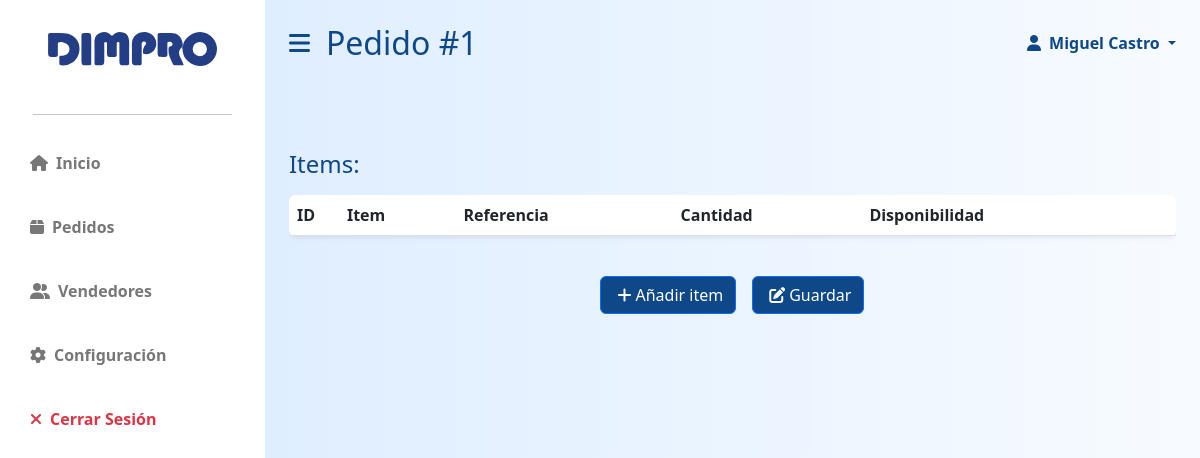
The app's page /app/staff/view/order/edit/1 (signed in) with its own data.
### dimpro/models.py (models this page shows, shortened)
class Order(models.Model):
    user_email = models.ForeignKey(User, on_delete=models.PROTECT, related_name='orders')
    status = models.CharField(max_length=16,choices= [
        ('preparado', 'Preparado'),
        ('pendiente', 'Pendiente')
    ])
    client_id = models.ForeignKey(Client, on_delete=models.PROTECT, related_name='orders')
    date = models.DateTimeField(auto_now_add=True)

class User(AbstractBaseUser, PermissionsMixin):
    id = models.AutoField(primary_key=True)
    email = models.EmailField(blank=True, default='', unique=True)
    name = models.CharField(max_length=255, blank=True, default='')
    last_name = models.CharField(max_length=255, blank=True, default='')
    phoneregex = RegexValidator(regex=r"^\+?58?\d{11,15}$")
    phonenumber = models.CharField(
        validators=[phoneregex], max_length=17, blank=True, null=False
    )
    is_active = models.BooleanField(default=True)
    is_superuser = models.BooleanField(default=False)
    is_staff = models.BooleanField(default=False)
    is_operator = models.BooleanField(default=False)
    date_joined = models.DateTimeField(default=timezone.now)
    last_login = models.DateTimeField(blank=True, null=True)
    objects = CustomUserManager()
    USERNAME_FIELD = 'email'
    EMAIL_FIELD = 'email'
    REQUIRED_FIELDS = []
    class Meta:
        verbose_name = 'User'
        verbose_name_plural = 'Users'

### dimpro/views.py (the view)
# urls.py: path("staff/view/order/edit/<int:id>", views.edit_order, name='edit_order'),
@only_for('staff')
def edit_order(request, id):
    if request.method == 'POST':
            data = json.loads(request.body)
            for row in data:
                quantity = int(row['quantity'])
                try:
                    product = Product.objects.get(item=row['item'])
                    object = Order_Product.objects.get(order_id=id, product_id=product.id)
                    if quantity == 0:
                        object.delete()
                    else:
                        object.quantity = int(quantity)
                        object.save()
                except Order_Product.DoesNotExist:
                    if quantity == 0:
                        continue
                    else:
                        order = Order.objects.get(id=id)
                        product = Product.objects.get(item=row['item'])
                        Order_Product.objects.create(order_id=order, product_id=product, quantity=quantity)
            messages.success(request, 'Pedido actualizado exitosamente.')
            return HttpResponseRedirect(reverse('dimpro:control'))
    else:
        order = Order.objects.get(id=id)
        products = Product.objects.all()
        return render(request, 'dimpro/staff/staff_order_view_edit.html', {
            'order':order,
            'products': products
        })

### dimpro/templates/dimpro/staff/staff_order_view_edit.html (shortened to what this page needs)
{% extends 'dimpro/staff/staff_layout.html' %}
{% load static %}
{% block stitle %}
    Pedido #{{ order.id }}
{% endblock %}
{% block body %}
    <div class="row g-3 my-5">
        <div class="col-md-12 col-12">
            <div class="col-md-12 d-flex flex-row">
                <div class="col-6 col-md-6  align-items-center">
                    <h3 id="item-count"class="fs-4 mb-3 primary-text">Items: </h3>
                </div>
            </div>
            <div class="col mx-auto d-flex flex-column">
                <form action="javascript:postData();" method="post"  onsubmit="window.location.href=`{% url 'dimpro:control' %}`; ">
                    <div class="table-responsive">
                        <table id="datatable-orders" class="table bg-white rounded shadow-sm table-hover">
                            <thead>
                                <tr>
                                    <th width="50">ID</th>
                                    <th>Item</th>
                                    <th>Referencia</th>
                                    <th>Cantidad</th>
                                    <th>Disponibilidad</th>
                                    <th></th>
                                </tr>
                            </thead>
                        </table>
                    </div>
                    <div class="col-12 col-md-12 mt-4 text-end d-flex justify-content-center">
                        <button onclick="addRow();"type="button" id="add-product"class="mx-2 grow btn btn-primary"><i class="fa-solid fa-plus mx-1"></i>Añadir item</button>
                        <button type="submit" class="mx-2 grow btn btn-primary"><i class="fa-solid fa-pen-to-square mx-1"></i>Guardar</button>
                    </div>
                </form>
            </div>
        </div>
    </div>
{% endblock %}

### dimpro/templates/dimpro/staff/staff_layout.html (shortened to what this page needs)
{% load static %}
<!DOCTYPE html>
<html lang="es">
    <head>
        <link rel="stylesheet" href="https://cdn.jsdelivr.net/npm/bootstrap@5.2.3/dist/css/bootstrap.min.css" />
        <link rel="stylesheet" href="https://cdn.datatables.net/1.13.1/css/dataTables.bootstrap5.min.css" />
        <link rel="stylesheet" href="https://cdnjs.cloudflare.com/ajax/libs/font-awesome/6.2.1/css/all.min.css" />
        <link rel="stylesheet" href="{% static 'dimpro/styles.css' %}">
    </head>
    <body data-is-operator="{{ request.user.is_operator }}">
        <div class="d-flex" id="wrapper">
            <div class="bg-white" id="sidebar-wrapper">
                <div class="sidebar-heading text-center py-4 primary-text fs-4 fw-bold text-uppercase">
                    <a href="{% url 'dimpro:control' %}" class="growt">
                        <img class="mx-0 w-75 mb-2 mt-2"src="{% static 'dimpro/logodimpro.svg' %}" id="dimpro-sidebar-logo"alt="" >
                    </a>
                </div>
                <hr class="w-75 mx-auto">
                <div class="list-group list-group-flush my-3">
                    <a href="{% url 'dimpro:control' %}" class="growt list-group-item list-group-item-action bg-transparent second-text fw-bold">
                        <i class="fas fa-house me-2"></i>Inicio
                    </a>
                    <a href="{% url 'dimpro:staff_orders' %}" class="growt list-group-item list-group-item-action bg-transparent second-text fw-bold">
                        <i class="fas fa-box me-2"></i>Pedidos
                    </a>
                    <a href="{% url 'dimpro:staff_clients' %}" class="growt list-group-item list-group-item-action bg-transparent second-text fw-bold">
                        <i class="fas fa-user-group me-2"></i>Vendedores
                    </a>
                    {% if user.is_operator %}
                    <a href="{% url 'dimpro:staff_settings' %}" class="growt list-group-item list-group-item-action bg-transparent second-text fw-bold">
                        <i class="fas fa-gear me-2"></i>Configuración
                    </a>
                    {% endif %}
                    <a href="{% url 'dimpro:logout' %}" class="growt list-group-item list-group-item-action bg-transparent text-danger fw-bold">
                        <i class="fas fa-xmark me-2"></i>Cerrar Sesión
                    </a>
                </div>
            </div>
            <div id="page-content-wrapper">
                <nav class="navbar d-flex navbar-expand-lg navbar-light bg-transparent py-4 px-4">
                    <div class="col-6 d-flex align-items-center">
                        <i class="fas fa-bars primary-text fs-4 me-3" id="menu-toggle"></i>
                        <h2 class="fs-2 m-0 primary-text">{% block stitle %}{% endblock %}</h2>
                    </div>
                    <div class="col-6 d-flex justify-content-end">
                        <a class="nav-link dropdown-toggle primary-text fw-bold" href="#" id="navbarDropdown"
                                        role="button" data-bs-toggle="dropdown" aria-expanded="false" >
                                        <i class="fas fa-user me-2"></i>{{ user.name }} {{ user.last_name }}
                        </a>
                    </div>
                </nav>
                <div class="container-fluid px-4 mb-5">
                    {% block body %}{% endblock %}
                </div>
            </div>
        </div>
    </body>
</html>

### dimpro/static/dimpro/styles.css (style rules this page uses)
:root { --main-bg-color:#0e4889; --main-text-color: #0e4889; --second-text-color: #fff; --second-bg-color: #4378da; --third-text-color: #777777; }
a { text-decoration: none !important; }
.primary-text { color: var(--main-text-color) }
.second-text { color: var(--second-text-color) }
.grow { transition: all .2s ease-in-out; }
.growt { transition: all .2s ease-in-out; }
table { overflow-x: scroll; }
#wrapper { overflow-x: hidden; background-image: linear-gradient( to right, #d8eaff, #f7fbff ) }
.btn-primary { background-color: var(--main-bg-color); }
#sidebar-wrapper { min-height: 100vh; margin-left: -15rem; transition: margin 0.25s ease-out; }
#sidebar-wrapper .sidebar-heading { padding: 0.875rem 1.25rem; font-size: 1.2rem; }
#sidebar-wrapper .list-group { width: 15rem; }
#page-content-wrapper { min-width: 100vw; }
#menu-toggle { cursor: pointer; transition: margin 2s ease-out; }
.list-group-item { color: var(--third-text-color); border: none; padding: 20px 30px; }
a { text-decoration: none; }
.btn { white-space: no-wrap !important; overflow: hidden !important; display: block !important; }
@media (min-width: 1024px) { #sidebar-wrapper { margin-left: 0; } }
@media (min-width: 1024px) { #page-content-wrapper { min-width: 0; width: 100%; } }

### records on screen
Order: id "1"
User: name "Miguel", last_name "Castro"
